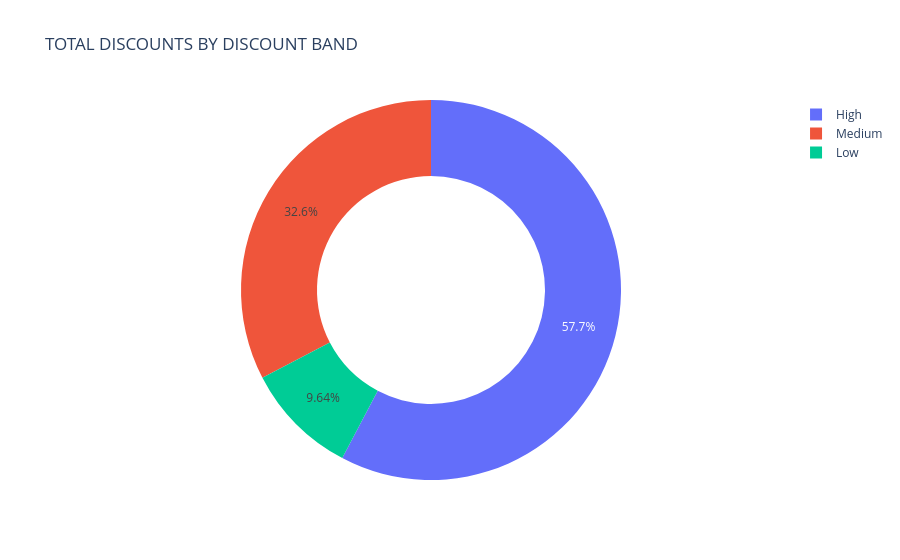

Write notebook code for a chart like this one.
### Code cell
fig = px.pie(
    d,
    names="Discount Band",
    values="Discounts",
    hole=0.6,
    title="TOTAL DISCOUNTS BY DISCOUNT BAND"
)

fig.show()

### Figure 1 — Plotly figure (JSON) as saved in the notebook; plotly's stock layout.template omitted (floating-point values rounded to 4 significant figures)
{"data": [{"domain": {"x": [0, 1], "y": [0, 1]}, "hole": 0.6, "hovertemplate": "Discount Band=%{label}<br>Discounts=%{value}<extra></extra>", "labels": ["High", "Low", "Medium"], "legendgroup": "", "name": "", "showlegend": true, "type": "pie", "values": [5304354, 885290, 2997887]}], "layout": {"autosize": true, "legend": {"tracegroupgap": 0}, "title": {"text": "TOTAL DISCOUNTS BY DISCOUNT BAND"}}}
